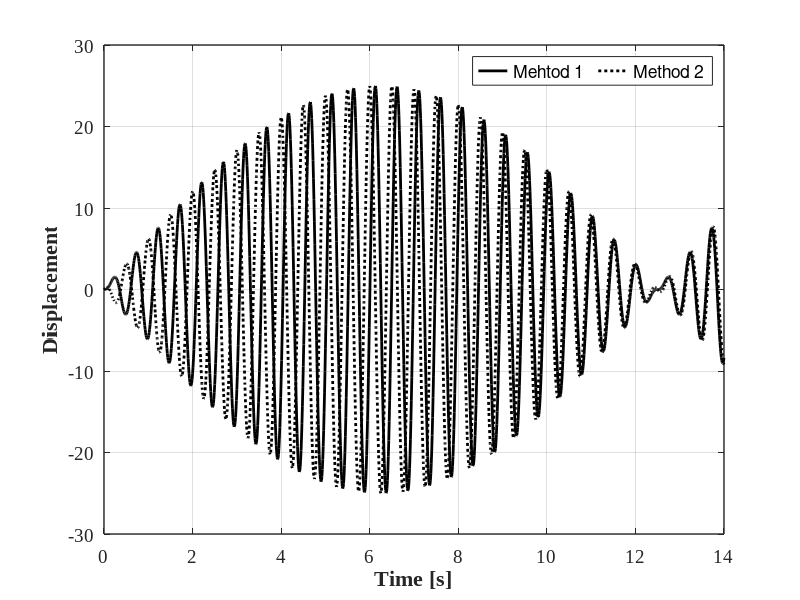

MATLAB code for this plot:
%% Structural Dynamics and Vibration Control(M. Azimi et al.)
%% Example 3-7: Response of An Undamped SDOF at Beating Frequency (Harmonic Loading)

clear; close all; clc;
%% Parameters
f       = 2.0;       % Frequency, Hz
ff      = 2.08;
omega   = 2*pi*f;    % Frequency
p       = 2*pi*ff;
vstatic = 1;
beta    = p/omega;

t       = 0:0.01:14; % Time vector

y = (vstatic/(1-beta^2))*(sin(p*t)-beta*sin(omega*t));

DeltaOmega = (omega-p)/2;
wr = omega/DeltaOmega;
yy = (0.5*vstatic*wr).*sin(DeltaOmega*t).*cos(omega*t); % Dot product

%% Plot
figure(1);  set(figure(1), 'Position', [200   100   883   400])
            hold on; grid on; box on;

            plot(t,y,'-k','LineWidth',2);
            plot(t,yy,':k','LineWidth',2);

            set(gca, 'LineWidth',1, 'FontWeight','normal', 'FontName','Times New Roman', 'FontSize',14)               
            xlabel('Time [s]', 'fontsize',16, 'fontname','Times New Roman','FontWeight','Bold')
            ylabel('Displacement', 'fontsize',16, 'fontname','Times New Roman','FontWeight','Bold')
            legend({'Mehtod 1';'Method 2'},'location','northeast', 'orientation','horizontal')

%% Print
print('EX_3_7','-dpng')
